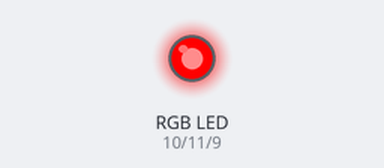
This sketch was run on a simulated Arduino Uno, built with avr-gcc and run on an emulated ATmega328P. On the bench: an RGB LED mixed from three pins (HIGH = lit).

Above: at 0.5 s.
At 1.5 s:
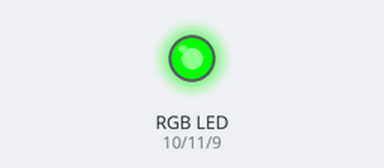
At 5.5 s:
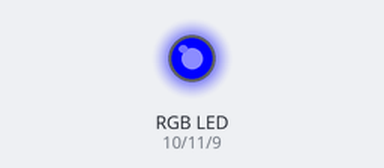
Timing chart, 0 to 6.9 s (numbered marks = the images above):
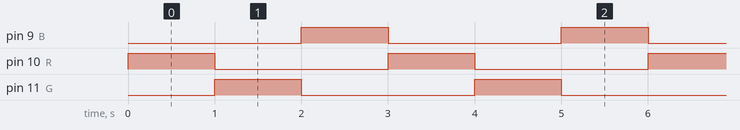

The sketch:

controle_rgb.ino
```cpp
//RGB

const int R = 10;
const int G = 11;
const int B = 9;


void setup()
{
  pinMode(R,OUTPUT);
  pinMode (G,OUTPUT);
  pinMode (B, OUTPUT);
}

void loop()
{
  digitalWrite (R,HIGH);
  digitalWrite (G,LOW);
  digitalWrite (B,LOW); //vermelho
  delay(1000);

  digitalWrite (R,LOW); //verde
  digitalWrite (G,HIGH);
  digitalWrite (B,LOW);
  delay(1000);

  digitalWrite (R,LOW); //azul
  digitalWrite (G,LOW);
  digitalWrite (B,HIGH);
  delay(1000);


}
```

Measured:
- by itself, pin 9 (B), pin 10 (R), pin 11 (G): alternates HIGH for 1.0 s and LOW for 2.0 s
- by itself, everything shown: repeats every 3.0 s, in 3 steps
